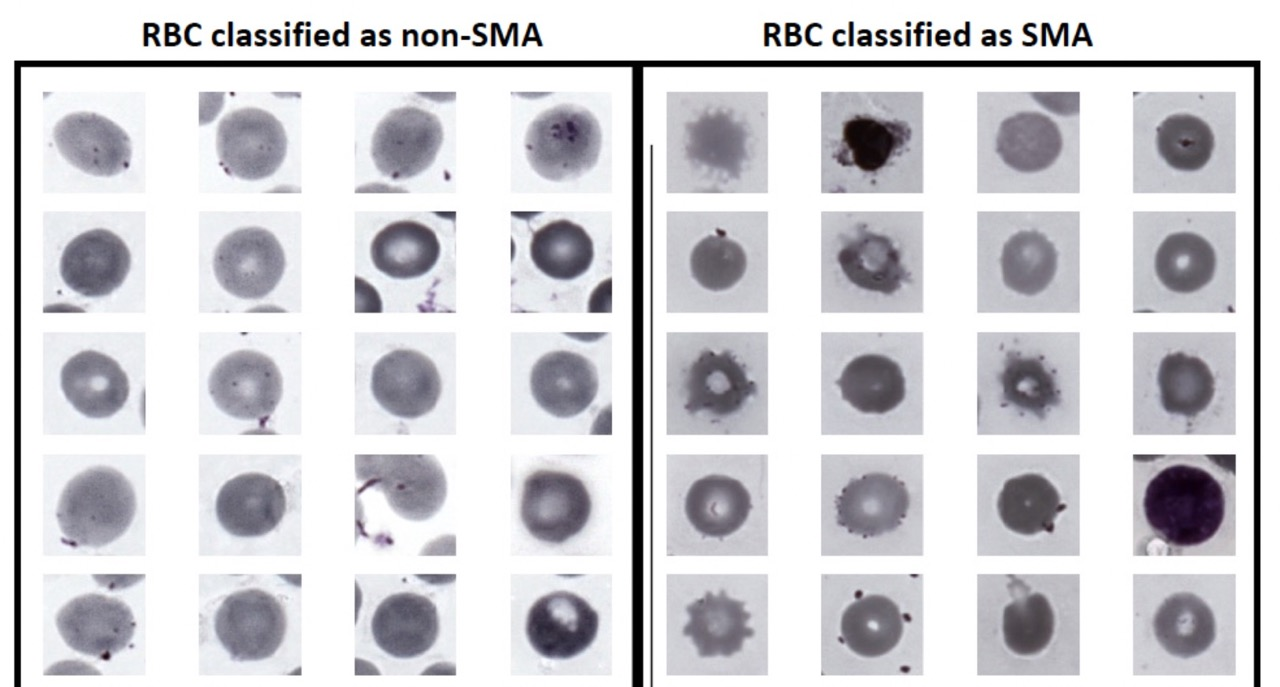
#> input picture images/intro_image.jpeg, 1280 x 687 px; its folder holds only this picture in this run
$ python -i clean_images.py   (imports and definitions only)
#> lines starting #> are read from the running program, lines starting #| are printed output that depends on the picture; after the words box and inside, x2 and y2 are one past the last pixel; in counts of white or black regions, pixels touching at a corner belong together
from __future__ import annotations

import os
import shutil

import cv2
import numpy as np
import pandas as pd
from PIL import Image
from skimage import color
from skimage import filters
from skimage import io
from skimage import measure


def detect_and_calculate_area_ratio(image):
    """
    Given a PIL.Image object, this function detects white object(s) against a black
    background in a binary image, calculates their area, and returns the area ratio
    of the white object(s) to the total image area.
    """

    # Convert the PIL Image to an OpenCV usable format
    image = cv2.cvtColor(np.array(image), cv2.COLOR_RGB2BGR)
#> image is the input picture: shape (687, 1280, 3); mean B, G, R 213.5, 209.7, 210.3

    # Convert the image to grayscale
    gray = cv2.cvtColor(image, cv2.COLOR_BGR2GRAY)

    # Threshold the image (assuming objects are white and the background is black)
    _, binary = cv2.threshold(gray, 127, 255, cv2.THRESH_BINARY)
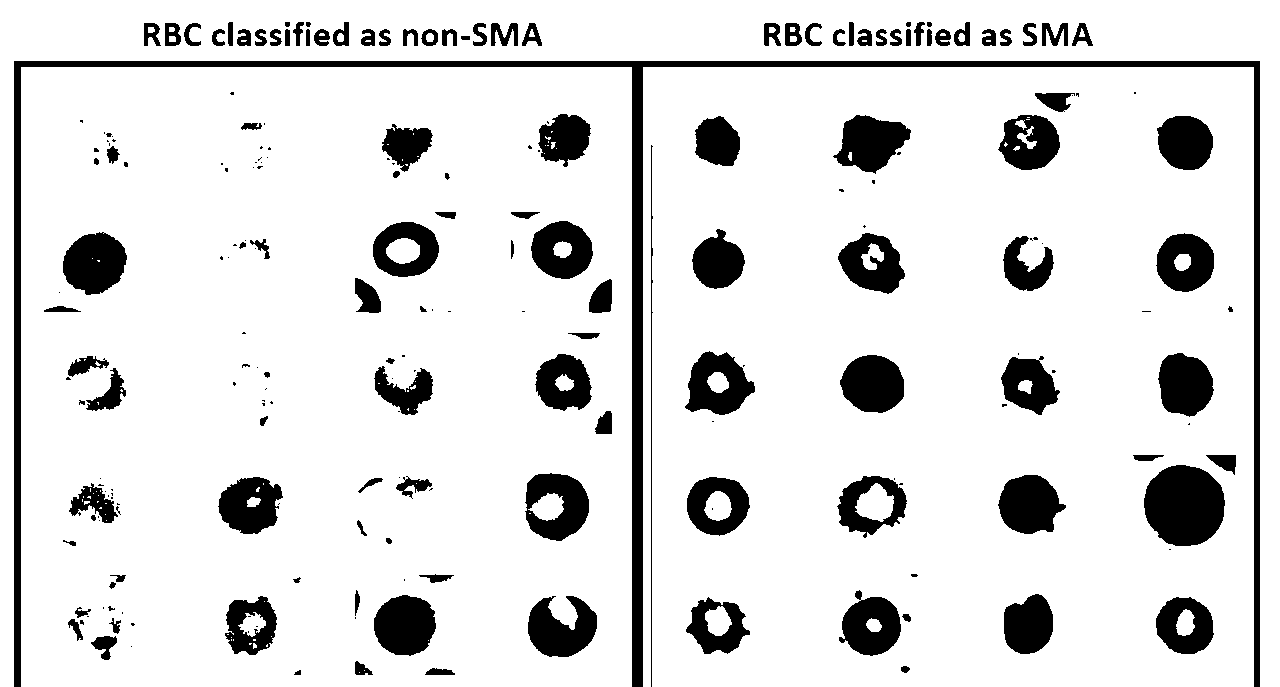
#> binary: shape (687, 1280); 86.9% white; 221 black regions (96 under 20 px)

    # Find contours in the binary image
    contours, _ = cv2.findContours(
        binary, cv2.RETR_EXTERNAL, cv2.CHAIN_APPROX_SIMPLE,
    )
#> contours = 3 contours; box (x1, y1, x2, y2) and area: (21, 67, 632, 687) 377590, (643, 67, 1254, 687) 376491, (0, 0, 1280, 687) 96773

    # Calculate the total area of the contours (objects)
    total_object_area = sum(cv2.contourArea(cnt) for cnt in contours)
#> total_object_area = 850854

    # Calculate the total image area
    total_image_area = image.shape[0] * image.shape[1]
#> total_image_area = 879360

    # Calculate and return the area ratio
    return total_object_area / total_image_area


def gather_images(directory):
    # Stores the paths of .png images
    png_paths = []

    # Stores the paths of .png images where the area of the object depicted
    # is more than 0.7 of the total image or less than 0.1
    target_images = []

    # Walk through all directories and files in the given directory
    for root, dirs, files in os.walk(directory):
        for file in files:
            if file.endswith('.png'):
                path = os.path.join(root, file)
                png_paths.append(path)

                # Open the image file
                with Image.open(path) as img:
                    ratio = detect_and_calculate_area_ratio(img)

                    # Check the condition and append to list if it matches
                    # This should be somewhere between 0.4 and 0.5
                    if ratio is not None and (ratio < 0.75):
                        target_images.append(path)

    return png_paths, target_images


image_path = 'data/rbc_images'
png_paths, target_images = gather_images(image_path)


def get_image_descriptors(image_paths):
    # Initialize an empty list to store each image's descriptor dictionary
    all_descriptors = []

    for image_path in image_paths:
        # Check if the file exists
        if not os.path.isfile(image_path):
            print(f'File {image_path} not found.')
            continue

        # Read the image
        image = io.imread(image_path)

        # If the image is not grayscale, convert it to grayscale
        if len(image.shape) > 2:
            gray_image = color.rgb2gray(image)

        # Threshold the image to get a binary image
        threshold_value = filters.threshold_otsu(gray_image)
        binary_image = gray_image < threshold_value

        # Label the image
        label_image = measure.label(binary_image)

        # Use regionprops to get the descriptors
        regions = measure.regionprops(label_image, intensity_image=gray_image)

        # If there are no regions, continue to the next image
        if not regions:
            continue

        # Select the region with the largest area
        region = max(regions, key=lambda region: region.area)

        descriptor_dict = {
            'area': region.area,
            'filled_area': region.filled_area,
            'equivalent_diameter': region.equivalent_diameter,
            'eccentricity': region.eccentricity,
            'convex_area': region.convex_area,
            'extent': region.extent,
            'solidity': region.solidity,
            'perimeter': region.perimeter,
            'image_path': image_path,
        }

        all_descriptors.append(descriptor_dict)

    # Convert the list of dictionaries into a DataFrame
    df_1 = pd.DataFrame(all_descriptors)

    df = pd.DataFrame(all_descriptors)

    # Add an extra column 'Source' for identification
    df['Source'] = df['image_path'].str.contains('sma')

    # Reshape the dataframe suitable for sns.boxplot
    df_melt = df.melt(id_vars=['Source', 'image_path'])

    # Get the unique column names (variables)
    columns = df_melt['variable'].unique()

    return df_1


# [1 line not run here, left out]


# [1 line that did not run here, left out]

# Filter the DataFrame for small regions
# [1 line that did not run here, left out]

# Filter the DataFrame
# [1 line that did not run here, left out]

# Get the unique image paths
# [1 line that did not run here, left out]

# [1 line that did not run here, left out]

# Filter the DataFrame for small regions
# [1 line that did not run here, left out]

# Filter the DataFrame
# [1 line that did not run here, left out]

# Get the unique image paths
# [1 line that did not run here, left out]

# [1 line that did not run here, left out]

png_paths = list(
    filter(lambda path: path not in small_regions_paths_list, png_paths),
)
png_paths = list(
    filter(lambda path: path not in large_regions_paths_list, png_paths),
)

# Filter the DataFrame
# [1 line that did not run here, left out]

# Get the unique image paths
# [1 line that did not run here, left out]

# [1 line that did not run here, left out]

png_paths = list(
    filter(lambda path: path not in p_large_regions_paths_list, png_paths),
)
# [1 line not run here, left out]

# [1 line that did not run here, left out]

# Concatenate the lists
# [2 lines that did not run here, left out]
# print(len(all_paths))

# Create a DataFrame with all paths under column 'Paths'
# [1 line that did not run here, left out]
# [1 line that did not run here, left out]

# Define your source and destination directories
src_dir = 'data/rbc_images'
dest_dir = 'data/rbc_images_cleaned'

# Ensure destination directory exists
# [13 lines not run here, left out]

deleted_files_count = 0


# Delete specific files from the destination directory
# [22 lines not run here, left out]

>>> import cv2
>>> picture = cv2.cvtColor(cv2.imread('images/intro_image.jpeg'), cv2.COLOR_BGR2RGB)
>>> result = detect_and_calculate_area_ratio(picture)
#> result = 0.968
